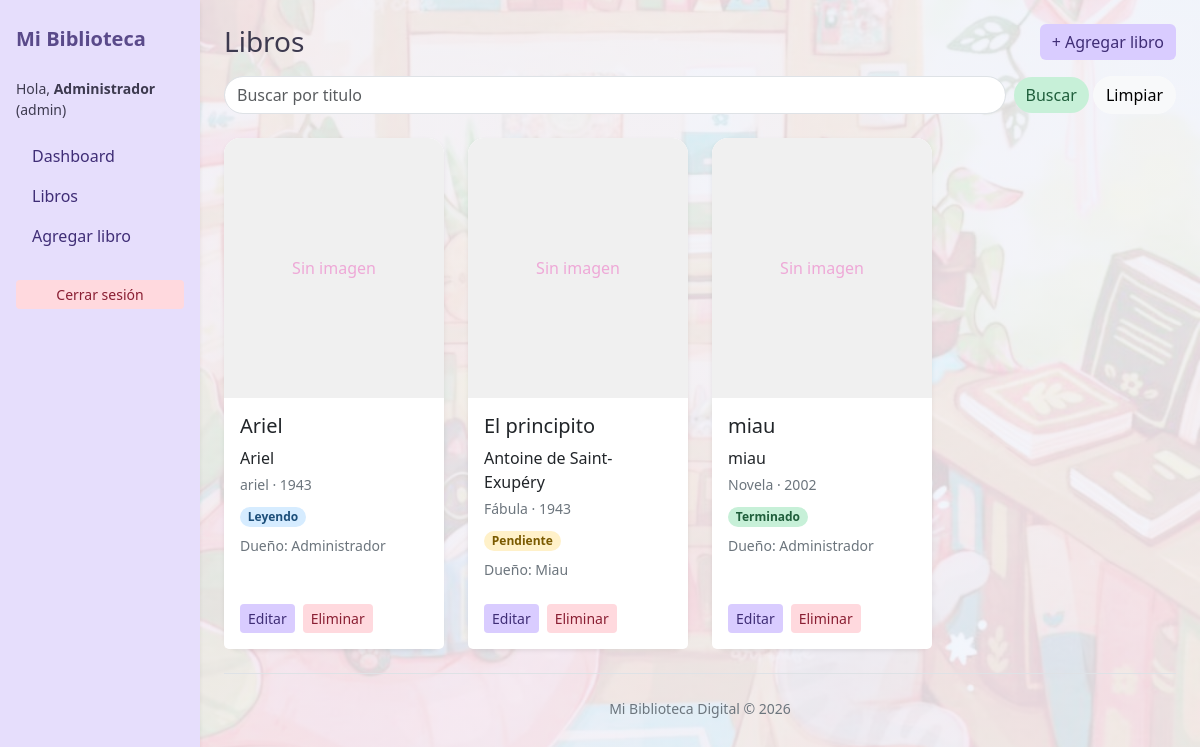
The app's page /libros.php (signed in) with its own data.
### tables this page shows
CREATE TABLE libros (
     
    id_libro    INT AUTO_INCREMENT PRIMARY KEY,
    titulo      VARCHAR(200) NOT NULL,
    autor       VARCHAR(150) NOT NULL,
    genero      VARCHAR(100) NOT NULL,
     
    anio        INT NOT NULL,
     
    estado      ENUM('Pendiente', 'Leyendo', 'Terminado') NOT NULL DEFAULT 'Pendiente',
     
    imagen      VARCHAR(255) NOT NULL DEFAULT '',
     
    archivo_pdf VARCHAR(255) NOT NULL DEFAULT '',
     
    activo      TINYINT(1) NOT NULL DEFAULT 1,
     
    id_usuario  INT NOT NULL,

     
     
     
    CONSTRAINT fk_libros_usuarios
        FOREIGN KEY (id_usuario) REFERENCES usuarios(id_usuario)
        ON DELETE CASCADE
);

CREATE TABLE usuarios (
     
    id_usuario    INT AUTO_INCREMENT PRIMARY KEY,
    nombre        VARCHAR(100) NOT NULL,
     
    correo        VARCHAR(150) NOT NULL UNIQUE,
    telefono      VARCHAR(20)  NOT NULL,
     
    password_hash VARCHAR(255) NOT NULL,
     
    rol           ENUM('admin', 'usuario') NOT NULL DEFAULT 'usuario'
);

### libros.php (the view, shortened to what this page needs)
<?php
require "config/conexion.php";
$busqueda = trim($_GET["busqueda"] ?? "");
if ($_SESSION["rol"] == "admin") {
    $sql = "SELECT libros.*, usuarios.nombre AS duenio
            FROM libros
            INNER JOIN usuarios ON usuarios.id_usuario = libros.id_usuario
            WHERE libros.titulo LIKE :titulo AND libros.activo = 1
            ORDER BY libros.titulo";
    $stmt = $pdo->prepare($sql);
    $stmt->execute(["titulo" => "%" . $busqueda . "%"]);
}
$libros = $stmt->fetchAll();
require "includes/header.php";
?>
<div class="d-flex justify-content-between align-items-center mb-3">
    <h1 class="h3 mb-0">Libros</h1>
    <a href="libro_crear.php" class="btn btn-lila">+ Agregar libro</a>
</div>
<form action="libros.php" method="get" class="row g-2 mb-4">
    <div class="col">
        <input type="text" name="busqueda" class="form-control rounded-pill" placeholder="Buscar por titulo"
               value="<?= htmlspecialchars($busqueda) ?>">
    </div>
    <div class="col-auto">
        <button type="submit" class="btn btn-verde rounded-pill">Buscar</button>
        <a href="libros.php" class="btn btn-light rounded-pill">Limpiar</a>
    </div>
</form>
<div class="row row-cols-1 row-cols-sm-2 row-cols-lg-3 row-cols-xl-4 g-4">
    <?php foreach ($libros as $libro): ?>
        <div class="col">
            <div class="card h-100 shadow-sm">
                <?php if ($libro["imagen"] != ""): ?>
                    <img src="guarda_archivos/<?= htmlspecialchars($libro["imagen"]) ?>" class="card-img-top portada"
                         alt="Portada de <?= htmlspecialchars($libro["titulo"]) ?>">
                <?php else: ?>
                    <div class="sin-portada">Sin imagen</div>
                <?php endif; ?>
                <div class="card-body">
                    <h2 class="h5 card-title"><?= htmlspecialchars($libro["titulo"]) ?></h2>
                    <p class="card-text mb-1"><?= htmlspecialchars($libro["autor"]) ?></p>
                    <p class="card-text small text-secondary mb-2">
                        <?= htmlspecialchars($libro["genero"]) ?> · <?= htmlspecialchars($libro["anio"]) ?>
                    </p>
                    <span class="badge rounded-pill estado-<?= htmlspecialchars(strtolower($libro["estado"])) ?>">
                        <?= htmlspecialchars($libro["estado"]) ?>
                    </span>
                    <?php if ($_SESSION["rol"] == "admin"): ?>
                        <p class="small text-secondary mt-2 mb-0">Dueño: <?= htmlspecialchars($libro["duenio"]) ?></p>
                    <?php endif; ?>
                </div>
                <div class="card-footer bg-white border-0 d-flex flex-wrap gap-2 pb-3">
                    <a href="libro_editar.php?id=<?= htmlspecialchars($libro["id_libro"]) ?>"
                       class="btn btn-sm btn-lila">Editar</a>
                    <?php if ($_SESSION["rol"] == "admin"): ?>
                        <form action="libro_eliminar.php" method="post" onsubmit="return confirm('¿Eliminar este libro?');">
                            <button type="submit" class="btn btn-sm btn-rosa">Eliminar</button>
                        </form>
                    <?php endif; ?>
                </div>
            </div>
        </div>
    <?php endforeach; ?>
</div>
<?php require "includes/footer.php"; ?>

### includes/header.php (shortened to what this page needs)
<!DOCTYPE html>
<html lang="es">
<head>
    <link rel="stylesheet" href="https://cdn.jsdelivr.net/npm/bootstrap@5.3.3/dist/css/bootstrap.min.css">
    <link rel="stylesheet" href="css/estilos.css">
</head>
<body>
<div class="container-fluid">
    <div class="row">
        <aside class="col-12 col-md-3 col-lg-2 menu-lateral shadow-sm p-3">
            <div class="sticky-top pt-2">
                <a href="index.php" class="d-block fw-bold fs-5 mb-4 text-decoration-none titulo-menu">
                     Mi Biblioteca
                </a>
                <?php if (isset($_SESSION["id_usuario"])): ?>
                    <p class="small mb-3">
                        Hola, <strong><?= htmlspecialchars($_SESSION["nombre"]) ?></strong><br>
                        (<?= htmlspecialchars($_SESSION["rol"]) ?>)
                    </p>
                    <ul class="nav flex-column mb-4">
                        <li class="nav-item"><a class="nav-link" href="dashboard.php"> Dashboard</a></li>
                        <li class="nav-item"><a class="nav-link" href="libros.php"> Libros</a></li>
                        <li class="nav-item"><a class="nav-link" href="libro_crear.php"> Agregar libro</a></li>
                    </ul>
                    <a href="logout.php" class="btn btn-rosa btn-sm w-100">Cerrar sesión</a>
                <?php endif; ?>
            </div>
        </aside>
        <main class="col-12 col-md-9 col-lg-10 p-4">

### includes/footer.php
            <footer class="pt-4 mt-4 text-center text-secondary small border-top">
                Mi Biblioteca Digital &copy; <?= date("Y") ?>
            </footer>
        </main>
    </div>
</div>
</body>
</html>

### css/estilos.css (style rules this page uses)
body { background-color: #f8f7fc; color: #3d3a4f; background-image: linear-gradient(rgba(248, 247, 252, 0.85), rgba(248, 247, 252, 0.85)), url("../img/fondo.jpeg"); background-size: cover; background-position: center; background-repeat: no-repeat; background-attachment: fixed; }
.menu-lateral { background-color: #e6defc; }
@media (min-width: 768px) { .menu-lateral { min-height: 100vh; } }
.titulo-menu { color: #5a4a8a; }
.menu-lateral .nav-link { color: #3f2d76; border-radius: 0.5rem; }
h1 { color: #5a4a8a; }
.btn-lila { background-color: #d9ccff; color: #3f2d76; border: none; }
.btn-verde { background-color: #c7f0d8; color: #1f5e3b; border: none; }
.btn-rosa { background-color: #ffd9de; color: #8a1f33; border: none; }
.card { border: none; border-radius: 1rem; }
.sin-portada { display: flex; justify-content: center; align-items: center; width: 100%; height: 260px; background-color: #f0f0f0; color: #eea8d7; text-align: center; border-radius: 1rem 1rem 0 0; }
.estado-pendiente { background-color: #fff1c9; color: #7a5a00; }
.estado-leyendo { background-color: #d6ecff; color: #1d4f7a; }
.estado-terminado { background-color: #c7f0d8; color: #1f5e3b; }

### records on screen
libros: imagen "Sin imagen", titulo "Ariel", autor "Ariel", genero "ariel", anio "1943", estado "Leyendo", id_usuario.nombre "Administrador"
libros: imagen "Sin imagen", titulo "El principito", autor "Antoine de Saint-Exupéry", genero "Fábula", anio "1943", estado "Pendiente", id_usuario.nombre "Miau"
libros: imagen "Sin imagen", titulo "miau", autor "miau", genero "Novela", anio "2002", estado "Terminado", id_usuario.nombre "Administrador"

### other values on screen
$_SESSION["nombre"] "Administrador"
$_SESSION["rol"] "admin"
